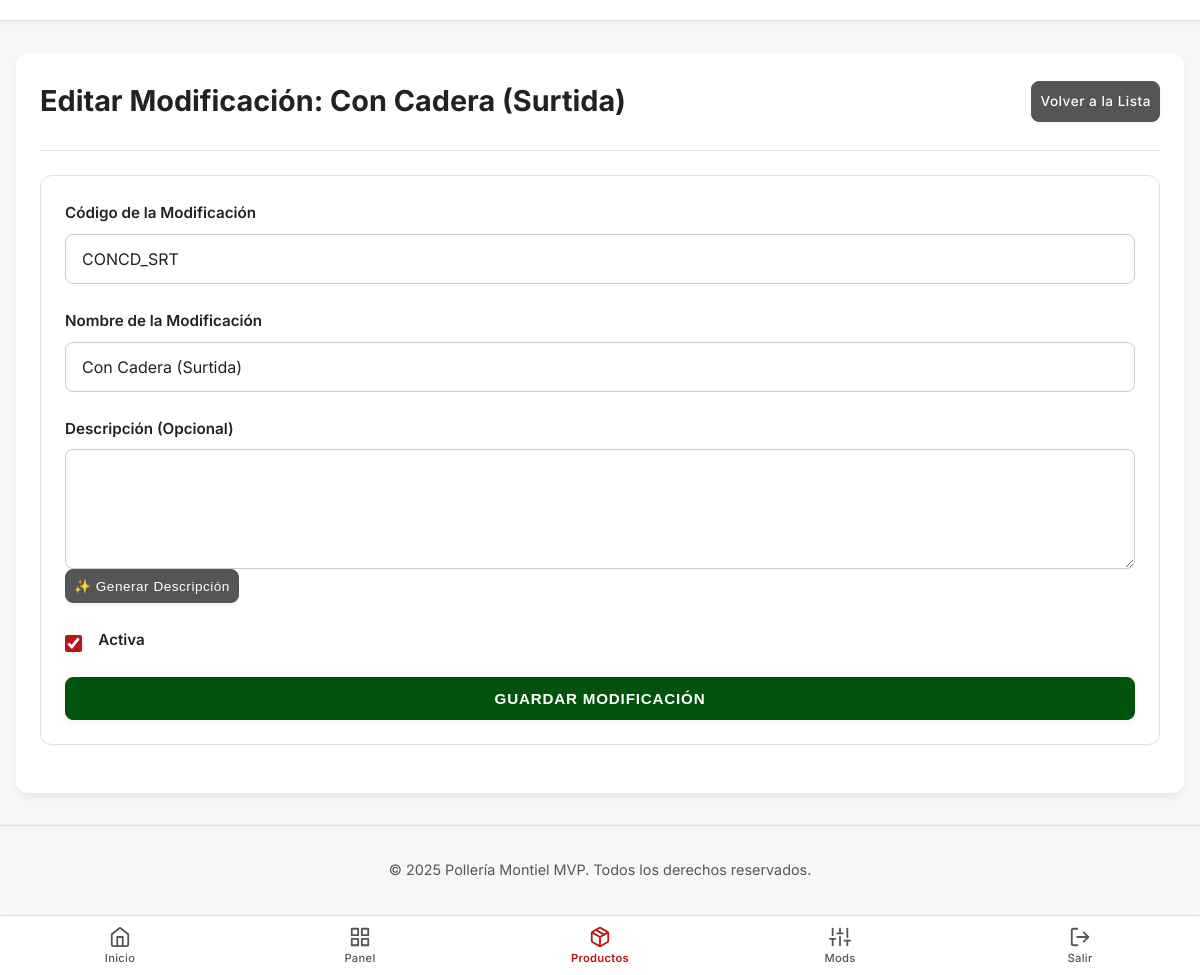
Page /productos/modificacion/editar/71 (signed in) on the committed database.
### app/models.py (models this page shows, shortened)
class Modificacion(db.Model):
    __tablename__ = 'modificaciones'
    id = db.Column(db.Integer, primary_key=True)
    codigo_modif = db.Column(db.String(20), unique=True, nullable=False, index=True) # Ej: 'MOLI', 'ASAR'
    nombre = db.Column(db.String(100), nullable=False, index=True)
    descripcion = db.Column(db.Text, nullable=True)
    activo = db.Column(db.Boolean, nullable=False, default=True, index=True)
    productos_asociados = db.relationship(
        'Producto',
        secondary=producto_modificacion_association,
        back_populates='modificaciones_directas',
        lazy='dynamic'
    )
    subproductos_asociados = db.relationship(
        'Subproducto',
        secondary=subproducto_modificacion_association,
        back_populates='modificaciones_aplicables',
        lazy='dynamic'
    )

### app/productos/routes.py (the view, shortened to what this page needs)
@bp.route('/modificacion/editar/<int:modificacion_id>', methods=['GET', 'POST'])
@login_required
def editar_modificacion(modificacion_id):
    if current_user.rol != 'ADMINISTRADOR':
        flash('No tienes permiso para editar modificaciones.', 'danger')
        return redirect(url_for('productos.listar_modificaciones'))
    modificacion_a_editar = services.obtener_modificacion_por_id(modificacion_id)
    if not modificacion_a_editar:
        flash(f'Modificación con ID "{modificacion_id}" no encontrada.', 'warning')
        return redirect(url_for('productos.listar_modificaciones'))
    form = ModificacionForm(original_codigo_modif=modificacion_a_editar.codigo_modif, obj=modificacion_a_editar)
    return render_template('productos/crear_editar_modificaciones.html',
                           title=f"Editar Modificación: {modificacion_a_editar.nombre}",
                           form=form,
                           es_editar=True)

### app/productos/forms.py (shortened to what this page needs)
class ModificacionForm(FlaskForm):
    codigo_modif = StringField(
        'Código de la Modificación',
        validators=[
            DataRequired(message="El código es obligatorio."),
            Length(min=1, max=20)
        ],
        render_kw={"placeholder": "Ej: MOLI, ASAR_PECH"}
    )
    nombre = StringField(
        'Nombre de la Modificación',
        validators=[
            DataRequired(message="El nombre es obligatorio."),
            Length(min=3, max=100)
        ],
        render_kw={"placeholder": "Ej: Molida, Para Asar (Pechuga)"}
    )
    descripcion = TextAreaField(
        'Descripción (Opcional)',
        validators=[Optional(), Length(max=500)],
        render_kw={"rows": 3}
    )
    activo = BooleanField('Activa', default=True)
    submit = SubmitField('Guardar Modificación')
    def __init__(self, original_codigo_modif=None, *args, **kwargs):
        super(ModificacionForm, self).__init__(*args, **kwargs)
        self.original_codigo_modif = original_codigo_modif

### app/models.py (called while the page is built)
@login.user_loader
def load_user(id):
    return db.session.get(Usuario, int(id))

### app/productos/services.py (called while the page is built)
def obtener_modificacion_por_id(modificacion_id):
    return db.session.get(Modificacion, modificacion_id)

### app/templates/productos/crear_editar_modificaciones.html (shortened to what this page needs)
{% extends "layouts/base.html" %}
{% block content %}
<main>
    <div class="page-content">
        <div class="header-row">
            <h1>{{ title }}</h1>
            <div class="form-actions">
                <a href="{{ url_for('productos.listar_modificaciones') }}" class="btn btn--secondary btn--small">Volver a la Lista</a>
            </div>
        </div>
        <hr class="custom-hr">
        <div class="custom-card">
            <div class="card-body">
                <form method="POST" id="modificacionForm">
                    <div class="form-group">
                        {{ form.codigo_modif.label(class="form-label") }}
                        {{ form.codigo_modif(class="form-control" + (" is-invalid" if form.codigo_modif.errors else ""), id="modificacionCode") }}
                    </div>
                    <div class="form-group">
                        {{ form.nombre.label(class="form-label") }}
                        {{ form.nombre(class="form-control" + (" is-invalid" if form.nombre.errors else ""), id="modificacionName") }}
                    </div>
                    <div class="form-group">
                        {{ form.descripcion.label(class="form-label") }}
                        {{ form.descripcion(class="form-control" + (" is-invalid" if form.descripcion.errors else ""), id="modificacionDescription") }}
                        <button type="button" id="generateModificacionDescriptionBtn" class="btn btn--secondary btn--small mt-3">
                            ✨ Generar Descripción
                        </button>
                    </div>
                    <div class="form-group form-check">
                        {{ form.activo(class="form-check-input") }}
                        {{ form.activo.label(class="form-check-label") }}
                    </div>
                    <div class="form-actions">
                         {{ form.submit(class="btn btn--primary") }}
                    </div>
                </form>
            </div>
        </div>
    </div>
</main>
{% endblock %}

### rows in the picture
Modificacion: codigo_modif "CONCD_SRT", nombre "Con Cadera (Surtida)", activo "☑"

### other values in the picture
{{ title }} "Editar Modificación: Con Cadera (Surtida)"
